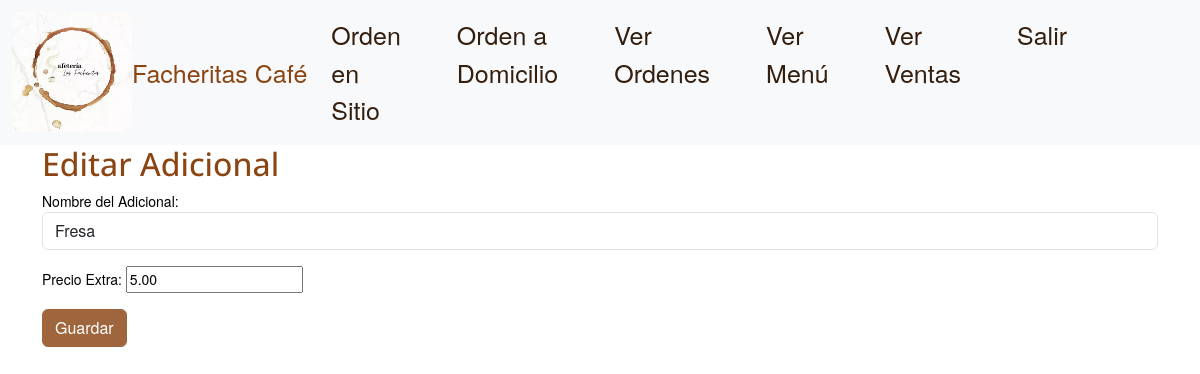
The app's page /Menu/editar_adicional/6/ (signed in), older data.
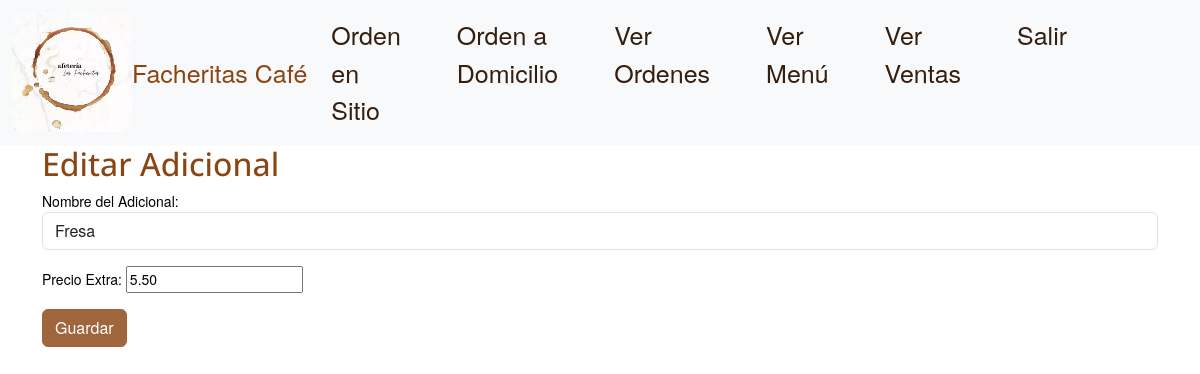
The same page, newer data.
### Menu/models.py (models this page shows, shortened)
class Adicional(models.Model):
    nombre = models.CharField(max_length=50)
    precio_extra = models.DecimalField(max_digits=10, decimal_places=2)

### Menu/views.py (the view)
# urls.py: path('editar_adicional/<int:pk>/', AdicionalEditarView.as_view(), name='editar_adicional'),
class AdicionalEditarView(LoginRequiredMixin, UpdateView):
    model = Adicional
    template_name = 'editar_adicional.html'
    form_class = AdicionalForm
    success_url = reverse_lazy('listar_adicionales')

### Menu/forms.py
class AdicionalForm(forms.ModelForm):
    class Meta:
        model = Adicional
        fields = ['nombre', 'precio_extra']
        labels = {
            'nombre': 'Nombre del Adicional',
            'precio_extra': 'Precio Extra'
        }
        widgets ={
            'nombre': forms.TextInput(attrs={'class':'form-control'}),
            'precio' : forms.NumberInput(attrs={'class': 'form-control'}),
        }

### Menu/templates/editar_adicional.html (shortened to what this page needs)
{% extends 'main.html' %}
{% block contenido %}
    <h2>Editar Adicional</h2>
    <form action="{% url 'editar_adicional' adicional.pk %}" method="post">
        {{ form.as_p }}
        <button class ="btn btn-primary" type="submit" style="background-color: #9f663e; border-color:  #9f663e;" >Guardar</button>
    </form>
{% endblock %}

Row changes from the older to the newer data that the page shows:
changed Adicional "Fresa": precio_extra "5.00" → "5.50"
